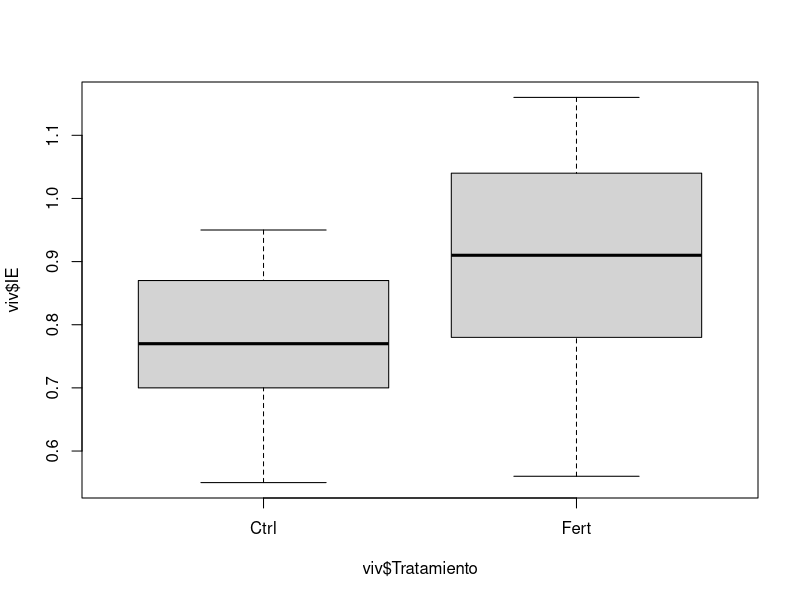
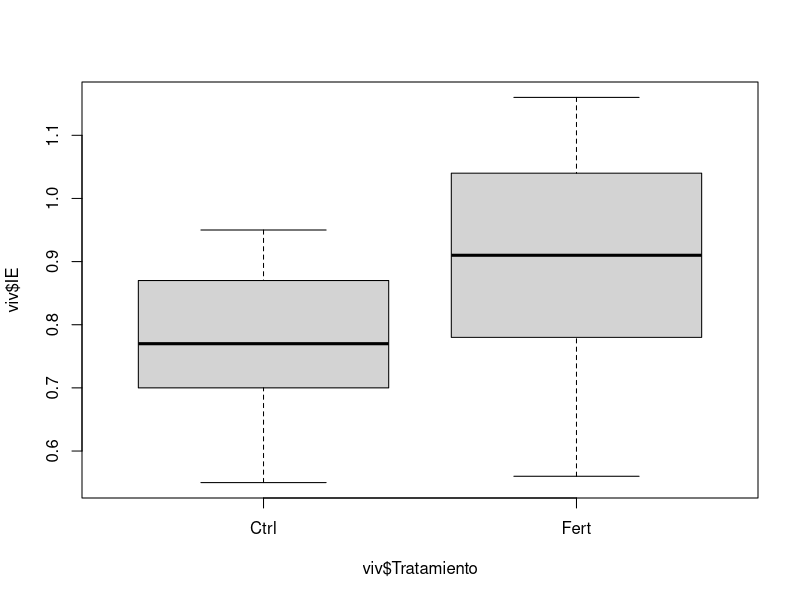

Generate these figures, in order, with R:
#Clase 3
#Marlen Gutierrez Barrientos
#23/08/2022

# Importar datos csv ------------------------------------------------------

est <- read.csv("Clases/cumbres.csv", header = T) #se usa para decir que la primera fila tiene los nombres
head(est) #Revisar los primeros seis datos
tail(est) #Revisar los ultimos seis datos

viv <- read.csv("Clases/vivero.csv", header = T)

boxplot(viv$IE ~ viv$Tratamiento)




viv$Tratamiento <- as.factor(viv$Tratamiento)

boxplot(viv$IE ~ viv$Tratamiento)
summary(viv)